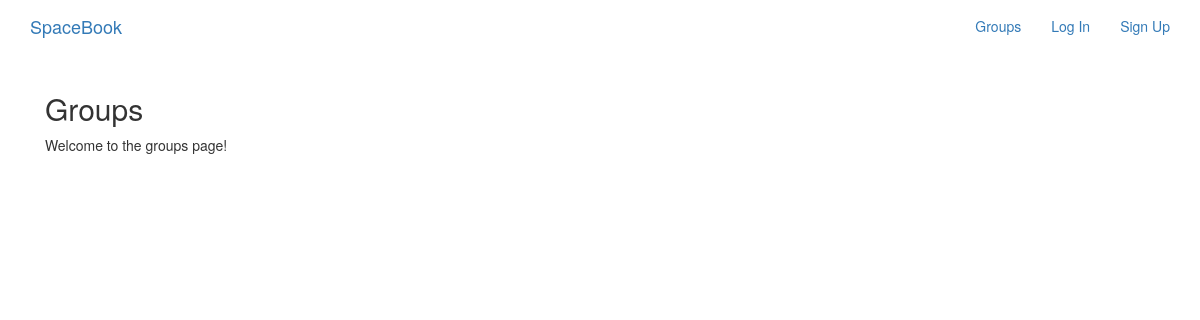
The page /groups/ on the database as committed earlier.
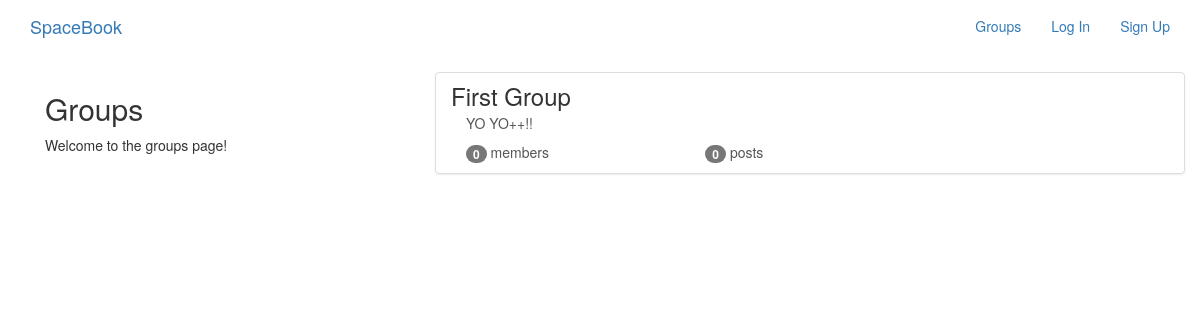
The same page on the database as committed later.
### groups/models.py (models this page shows, shortened)
class Group(models.Model):
    name = models.CharField(max_length=200, unique=True)
    slug = models.SlugField(allow_unicode=True, unique=True)
    description = models.TextField(blank=True, default='')
    description_html = models.TextField(editable=False, default='', blank=True)
    members = models.ManyToManyField(User, through='GroupMember')
    class Meta:
        ordering = ['name']

### groups/views.py (the view)
# urls.py: path('', views.ListGroups.as_view(), name='all'),
class ListGroups(generic.ListView):
    model = Group

### groups/templates/groups/group_list.html (shortened to what this page needs)
{% extends 'groups/group_base.html' %}
{% block pregroup %}
    <div class="col-md-4">
        <div class="content">
            <h2>Groups</h2>
            <p>Welcome to the groups page!</p>
        </div>
    </div>
{% endblock %}
{% block group_content %}
    <div class="col-md-8">
        <div class="list-group">
            {% for group in object_list %}
                <a class="list-group-item" href="{% url 'groups:single' slug=group.slug %}">
                    <h3 class="title list-group-item-heading">{{ group.name }}</h3>
                    <div class="list-group-item-text container-fluid">
                        {{group.description_html|safe}}
                        <div class="row">
                            <div class="col-md-4">
                                <span class="badge">{{ group.members.count }}</span>
                                member{{ group.members.count|pluralize }}
                            </div>
                            <div class="col-md-4">
                                <span class="badge">{{ group.posts.count }}</span>
                                post{{ group.posts.count|pluralize }}
                            </div>
                        </div>
                    </div>
                </a>
            {% endfor %}
        </div>
    </div>
{% endblock %}

### groups/templates/groups/group_base.html (shortened to what this page needs)
{%  extends  'base.html' %}
{% block content %}
    <div class="container">
        <div class="row">
            {% block pregroup %}
            {% endblock %}
            {% block group_content %}
            {% endblock %}
        </div>
    </div>
{% endblock %}

### templates/base.html (shortened to what this page needs)
<!DOCTYPE html>
{% load static %}
<html lang="en">
<head>
    <link rel="stylesheet" href="https://maxcdn.bootstrapcdn.com/bootstrap/3.3.7/css/bootstrap.min.css">
    <link rel="stylesheet" href="https://maxcdn.bootstrapcdn.com/bootstrap/3.3.7/css/bootstrap-theme.min.css">
    <link rel="stylesheet" href="{% static 'css/master.css' %}">
</head>
<body>
    <nav class="navbar mynav" role="navigation" id="navbar">
        <div class="container">
            <a class="navbar-brand mynav" href="{% url 'home' %}">SpaceBook</a>
            <ul class="nav navbar-nav navbar-right">
                {% if user.is_authenticated %}
                    <li><a href="{% url 'posts:create' %}">Post</a></li>
                    <li><a href="{% url 'groups:all' %}">Groups</a></li>
                    <li><a href="{% url 'groups:create' %}">CreateGroup</a></li>
                    <li><a href="{% url 'accounts:logout' %}">Log Out</a></li>
                {% else %}
                    <li><a href="{%  url 'groups:all' %}">Groups</a></li>
                    <li><a href="{% url 'accounts:login' %}">Log In</a></li>
                    <li><a href="{% url 'accounts:signup' %}">Sign Up</a></li>
                {% endif %}
            </ul>
        </div>
    </nav>
    <div class="container mycontent">
       {% block content %}
        {% endblock %}
    </div>
</body>
</html>

Rows that differ between the two databases and show on the page:
added Group: name "First Group", description_html "YO YO++!!", members.count "0", posts.count "0"
